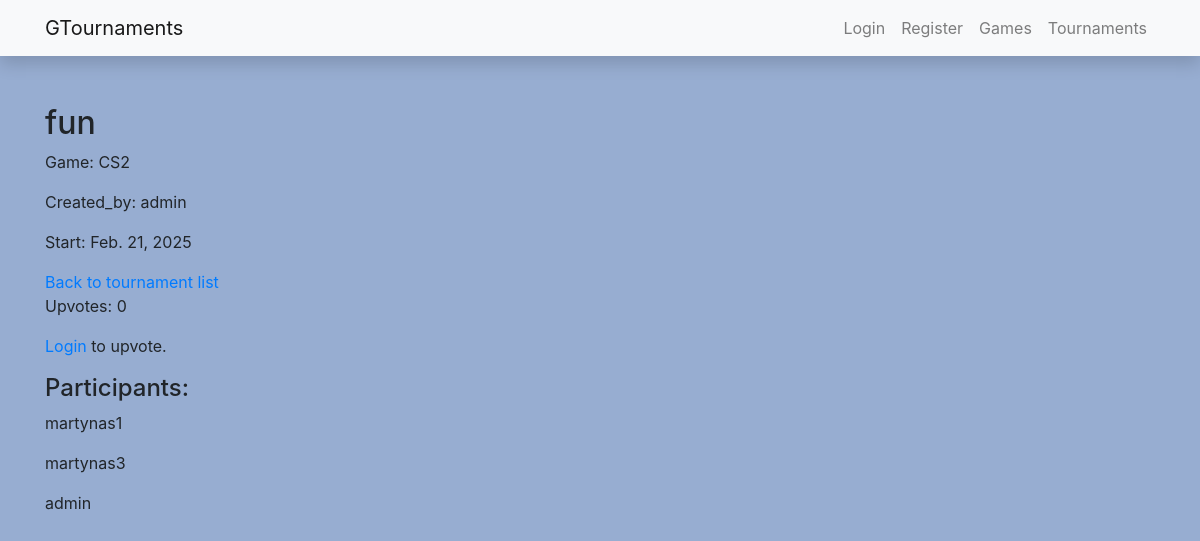
/tournaments/tournaments/5/, run on an earlier commit of the app's database.
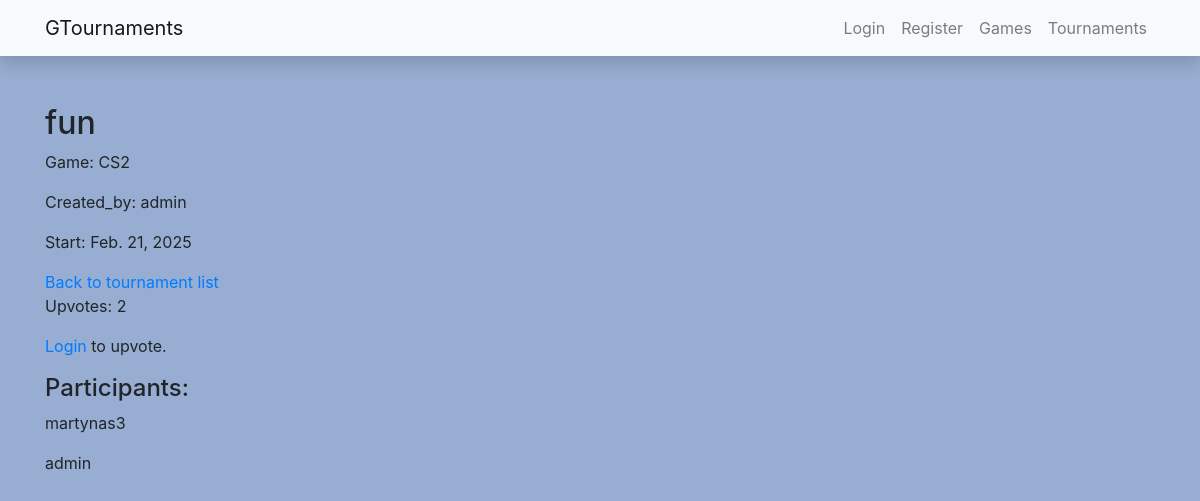
And on a later commit of the database.
### tournaments/models.py (models this page shows, shortened)
class Tournament(models.Model):
    name = models.CharField("name", max_length=100)
    game = models.ForeignKey(Game, on_delete=models.CASCADE)
    start_date = models.DateField()
    created_by = models.ForeignKey(User, on_delete=models.CASCADE)
    upvotes = models.ManyToManyField(User, related_name="tournament_upvotes", blank=True)
    def total_upvotes(self):
        return self.upvotes.count()
    STATUS_CHOICES = [
        ('u', 'Upcoming'),
        ('o', 'Ongoing'),
        ('c', 'Completed'),
    ]
    status = models.CharField(max_length=1, choices=STATUS_CHOICES, default='u')

class Game(models.Model):
    name = models.CharField("name", max_length=100)
    description = models.TextField()
    release_date = models.DateField()

class TournamentParticipant(models.Model):
    profile = models.ForeignKey(Profile, on_delete=models.CASCADE)
    tournament = models.ForeignKey(Tournament, on_delete=models.CASCADE)
    class Meta:
        unique_together = ('profile', 'tournament')

class Profile(models.Model):
    profile_picture = models.ImageField(upload_to="profile_pics", default="pfp.png")
    user = models.OneToOneField(User, on_delete=models.CASCADE)
    creation_date = models.DateTimeField(auto_now_add=True, blank=True)
    def __str__(self):
        return self.user.username

### tournaments/views.py (the view, shortened to what this page needs)
# urls.py: path("tournaments/<int:pk>/", views.TournamentDetailView.as_view(), name="tournament-detail"),
class TournamentDetailView(generic.DetailView):
    model = Tournament
    template_name = "tournament_detail.html"
    def get_context_data(self, **kwargs):
        context = super().get_context_data(**kwargs)
        tournament = self.object  # Gauname turnyro objektą
        return context

### tournaments/templates/tournament_detail.html (shortened to what this page needs)
{% extends 'base.html' %}
{% block content %}
<h2>{{ tournament.name }}</h2>
<p>Game: {{ tournament.game.name }}</p>
<p>Created_by: {{ tournament.created_by }}</p>
<p>Start: {{ tournament.start_date }}</p>
<a href="{% url 'tournament-list' %}">Back to tournament list</a>
<p>Upvotes: {{ tournament.total_upvotes }}</p>
{% if user.is_authenticated %}
    <form action="{% url 'tournament-upvote' tournament.id %}" method="post">
        {% csrf_token %}
        <button type="submit" class="btn {% if user in tournament.upvotes.all %}btn-primary{% else %}btn-secondary{% endif %}">
            {% if user in tournament.upvotes.all %}&#8593;{% else %}&#8593;{% endif %}
        </button>
    </form>
{% else %}
    <p><a href="{% url 'login' %}">Login</a> to upvote.</p>
{% endif %}
<h4>Participants:</h4>
{% for tournament_participant in tournament.tournamentparticipant_set.all %}
    <p>{{ tournament_participant.profile }}</p>
{% endfor %}
{% endblock %}

### tournaments/templates/base.html (shortened to what this page needs)
<!DOCTYPE html>
<html lang="en">
<head>
    <link
            rel="stylesheet"
            href="https://stackpath.bootstrapcdn.com/bootstrap/4.1.3/css/bootstrap.min.css"
    />
    <link
            rel="stylesheet"
            href="https://cdnjs.cloudflare.com/ajax/libs/font-awesome/4.7.0/css/font-awesome.min.css"
    />
    {% load static %}
    <link rel="stylesheet" href="{% static 'css/styles.css' %}"/>
</head>
<body>
<nav
        class="navbar navbar-expand-lg navbar-light bg-light static-top mb-5 shadow"
>
    <div class="container">
        <a class="navbar-brand" href="{% url 'index_nm' %}">
            GTournaments</a
        >
        <div class="collapse navbar-collapse" id="navbarResponsive">
            <ul class="navbar-nav ml-auto">
                {% if user.is_authenticated %}
                <li class="nav-item">
                    <a class="nav-link" href="{% url 'user-profile' %}">
                        <svg class="bi bi-person"
                             width="1.5em"
                             height="1.5em"
                             viewBox="0 0 16 16"
                             fill="currentColor"
                             xmlns="http://www.w3.org/2000/svg">
                            <path fill-rule="evenodd" d="M13 14s1 0 1-1-1-4-6-4-6 3-6 4 1 1 1
                            1h10zm-9.995-.944v-.002.002zM3.022 13h9.956a.274.274 0 00.014-.002l.008-.002c-.001-.246-.154-.986-.832-1.664C11.516 10.68 10.289 10 8 10c-2.29 0-3.516.68-4.168
                            1.332-.678.678-.83 1.418-.832 1.664a1.05 1.05 0 00.022.004zm9.974.056v-.002.002zM8
                            7a2 2 0 100-4 2 2 0 000 4zm3-2a3 3 0 11-6 0 3 3 0 016 0z" clip-rule="evenodd"/>
                        </svg>
                        {{ user.username }}</a>
                </li>
                <li class="nav-item">
                    <form action="{% url 'logout' %}" method="post" style="display:inline;">
                        {% csrf_token %}
                        <button type="submit" class="nav-link"
                                style="border: none; background: none; color: inherit; cursor: pointer;">
                            Logout
                        </button>
                    </form>
                </li>
                {% else %}
                <li class="nav-item">
                    <a class="nav-link" href="{% url 'login' %}?next={% url 'index_nm' %}">Login</a>
                </li>
                <li class="nav-item">
                    <a class="nav-link" href="{% url 'register' %}">Register</a>
                </li>
                {% endif %}
                <li class="nav-item">
                    <a class="nav-link" href="{% url 'game-all' %}">Games</a>
                </li>
                <li class="nav-item">
                    <a class="nav-link" href="{% url 'tournament-list' %}">Tournaments</a>
                </li>
            </ul>
        </div>
    </div>
</nav>
<div class="container">{% block content %}{% endblock %}</div>
</body>
</html>

What changed in the data, as far as the page shows it:
removed TournamentParticipant: profile "martynas1"
computed for Tournament "fun": total_upvotes "0" → "2"
